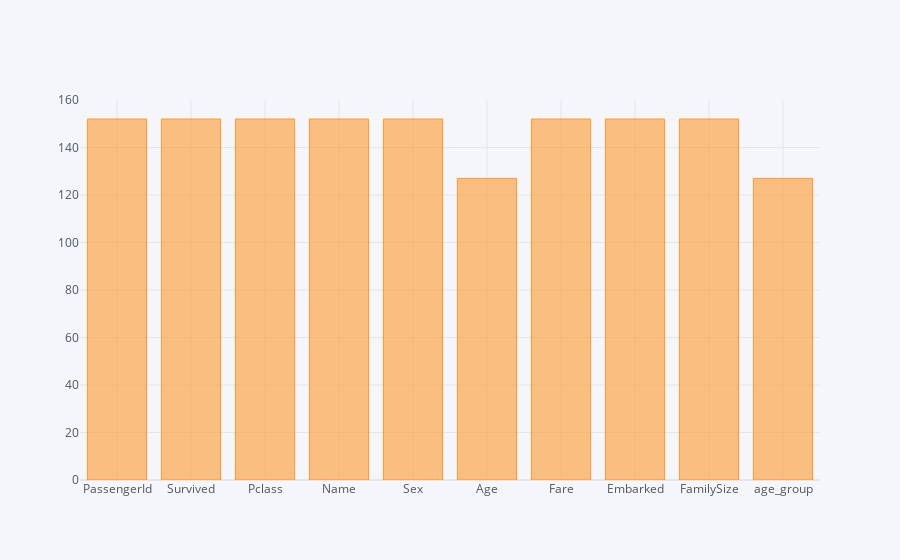

The notebook cell saved with this chart:
### Code cell
titanic.count().iplot(kind='bar')

### Figure 1 — Plotly figure (JSON) as saved in the notebook; plotly's stock layout.template omitted (floating-point values rounded to 4 significant figures)
{"data": [{"marker": {"color": "rgba(255, 153, 51, 0.6)", "line": {"color": "rgba(255, 153, 51, 1.0)", "width": 1}}, "name": "None", "orientation": "v", "text": "", "type": "bar", "x": ["PassengerId", "Survived", "Pclass", "Name", "Sex", "Age", "Fare", "Embarked", "FamilySize", "age_group"], "y": [152, 152, 152, 152, 152, 127, 152, 152, 152, 127]}], "layout": {"legend": {"bgcolor": "#F5F6F9", "font": {"color": "#4D5663"}}, "paper_bgcolor": "#F5F6F9", "plot_bgcolor": "#F5F6F9", "title": {"font": {"color": "#4D5663"}}, "xaxis": {"gridcolor": "#E1E5ED", "showgrid": true, "tickfont": {"color": "#4D5663"}, "title": {"font": {"color": "#4D5663"}, "text": ""}, "zerolinecolor": "#E1E5ED"}, "yaxis": {"gridcolor": "#E1E5ED", "showgrid": true, "tickfont": {"color": "#4D5663"}, "title": {"font": {"color": "#4D5663"}, "text": ""}, "zerolinecolor": "#E1E5ED"}}}
